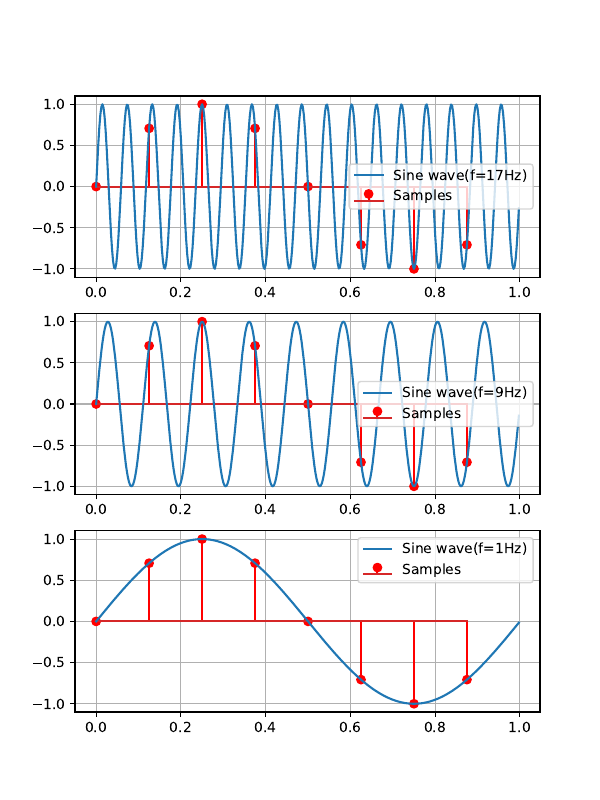

Generate this figure with Python:
from src.lib import signal
import numpy as np
import matplotlib.pyplot as plt


f_wave = 17
f_sample = 8

sig = signal.Sin(A=1, f=f_wave, phi=0)
sig1 = signal.Sin(A=1, f=f_sample + 1, phi=0)
sig2 = signal.Sin(A=1, f=1, phi=0)

t_cont = np.linspace(0, 1, 400, endpoint=False)
t_disc = np.arange(0, 1, 1 / f_sample)

fig, ax = plt.subplots(3, 1, figsize=(6, 8))

ax[0].stem(t_disc, sig(t_disc), linefmt="r-", label="Samples")
ax[0].plot(t_cont, sig(t_cont), label=sig)
ax[0].legend()
ax[0].grid()

ax[1].stem(t_disc, sig(t_disc), linefmt="r-", label="Samples")
ax[1].plot(t_cont, sig1(t_cont), label=sig1)
ax[1].legend()
ax[1].grid()

ax[2].stem(t_disc, sig(t_disc), linefmt="r-", label="Samples")
ax[2].plot(t_cont, sig2(t_cont), label=sig2)
ax[2].legend()
ax[2].grid()

plt.savefig("src/04/02.pdf", format="pdf")
plt.show()
